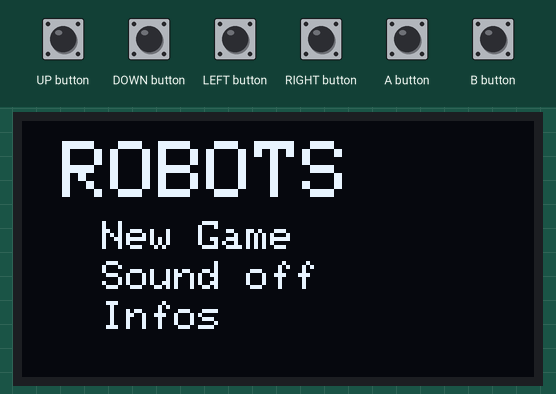
Bench run of a sketch on a simulated Arduboy, built with avr-gcc and run on an emulated ATmega32U4. Parts: 128×64 one-colour display. The test bench sets the inputs (shaded band). Random numbers use the default seed unless the sketch sets one.

Above: at 1.2 s.
1.3 s: A button pressed for 0.15 s
At 1.48 s:
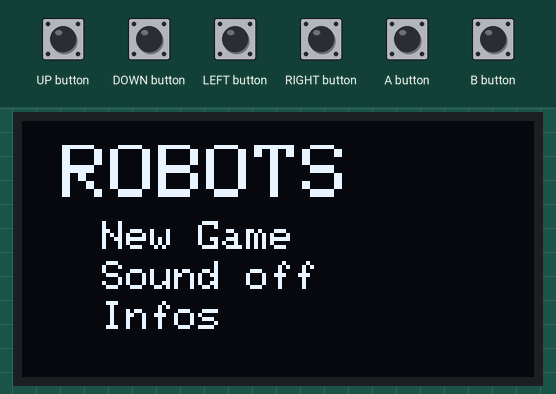
2.0 s: UP button pressed for 1 s
At 3.16 s:
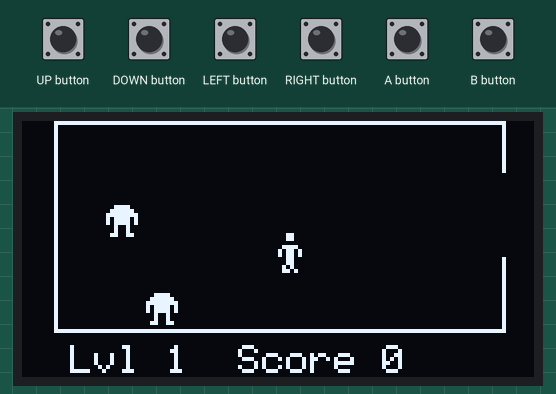
3.6 s: DOWN button pressed for 0.15 s
At 3.76 s:
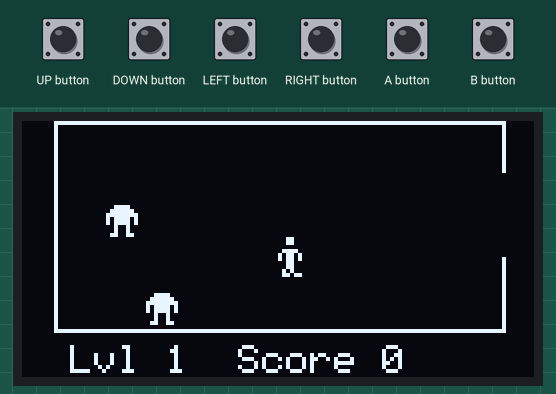
4.3 s: LEFT button pressed for 0.15 s
At 4.66 s:
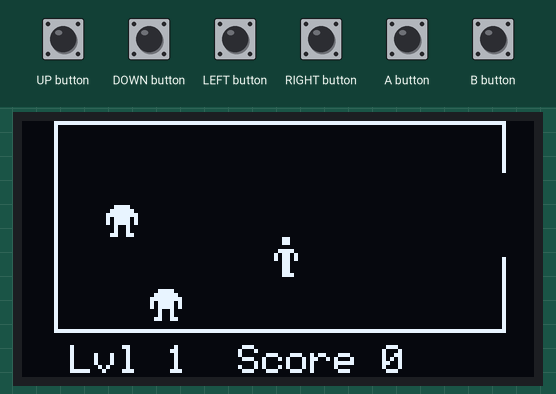
5.0 s: RIGHT button pressed for 0.15 s
At 5.11 s:
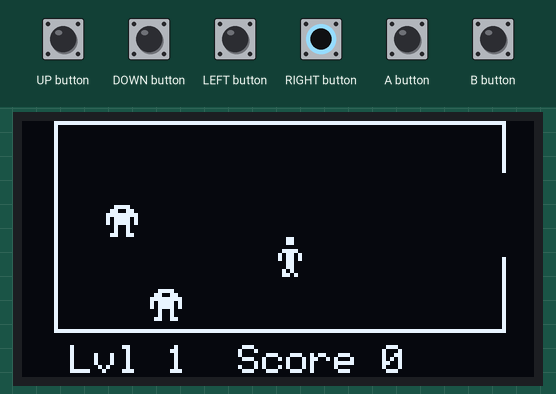
5.7 s: UP button pressed for 0.15 s
At 6.01 s:
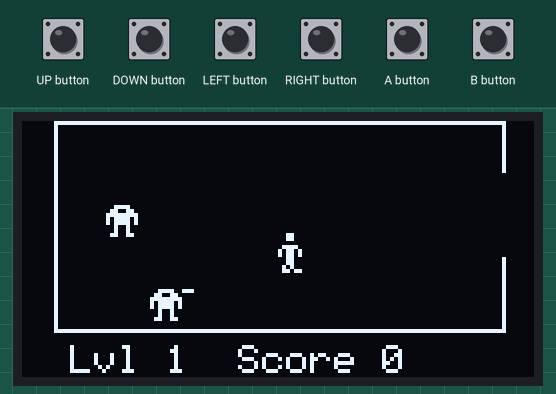
Timing chart, 0 to 7.4 s (numbered marks = the images above; inputs shaded):
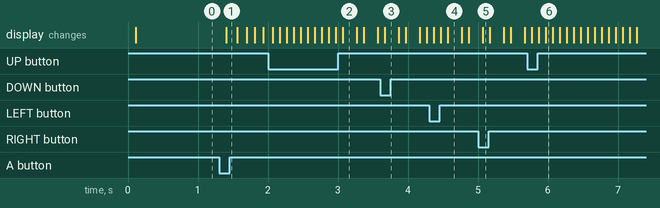

The sketch:

Robots.ino
```cpp
#include "Robots.h"
#include "Game.h"

Game_t game;


void setup()
{
  game.ab.beginNoLogo();
  game.ab.setFrameRate(10);

  game.gameState = GameState_Menu;
  game.settings.menuIdx = 0;
  game.settings.menuTrigger = 0;
  game.settings.sound = false;
  game.settings.level = 1;
  game.settings.score = 0;
  SwitchLevel(&game, 1);
}

void loop()
{
  if (!(game.ab.nextFrame()))
    return;

   // Refresh state
  switch (game.gameState)
  {
    case GameState_SplashScreen:
      Splash(&game);
    break;
    case GameState_Menu:
      ShowMenu(&game);
    break;
    case GameState_Playing:
      GameLoop(&game);
    break;
    break;
    case GameState_Infos:
      ShowInfos(&game);
    break;
   }

  if (game.ab.pressed(A_BUTTON) && game.ab.pressed(B_BUTTON))
    game.gameState = GameState_SplashScreen;
}
```

Collisions.cpp
```cpp
#include "Collisions.h"

#define MAX_COLLISION_ITEMS 32
//#define SHOW_COLLISIONS_BOXES


static CollisionItem items[MAX_COLLISION_ITEMS];
static int itemsCount = 0;

//Cleanup collisions state
void CollisionsClear()
{
  itemsCount = 0;
}


bool CollisionDetect(Box *a, Box *b)
{
  int X = a->x;
  X -= b->x;
  int Y = a->y;
  Y -= b->y;
  int W = a->w;
  W += b->w;
  int H = a->h;
  H += b->h;
  return (abs(X) * 2 < (W)) &&
         (abs(Y) * 2 < (H));
}


//Add collision item
// On collision, returns true
// Colliding item will be notified through collisionCb
bool CollisionsAdd(Game_t * game, byte x, byte y, byte w, byte h, collisionCbPtr cb, void *d)
{
  if (itemsCount + 1 == MAX_COLLISION_ITEMS)
    return false;
#ifdef SHOW_COLLISIONS_BOXES
  game->ab.drawRect(x, y, w, h, 0xFF);
#endif

  items[itemsCount].box.x = x;
  items[itemsCount].box.y = y;
  items[itemsCount].box.w = w;
  items[itemsCount].box.h = h;
  items[itemsCount].cb = cb;
  items[itemsCount].userData = d;
  itemsCount ++;

  for (int i = 0; i < itemsCount - 1; i++)
  {
    //Intersect boxes
    if (CollisionDetect(&items[itemsCount - 1].box, &items[i].box))
    {
      if (items[i].cb)
        items[i].cb(game, items[i].userData);
      if (cb)
        cb(game, d);
      return true;
    }
  }


  return false;
}
```

Collisions.h
```cpp
#ifndef _COLLISIONS_H_
#define _COLLISIONS_H_
#include "Arduboy.h"

#include "Robots.h"

typedef void (*collisionCbPtr)(Game_t *, void *);


typedef struct
{
  byte x;
  byte y;
  byte w;
  byte h;
} Box;

typedef struct
{
  Box box;
  collisionCbPtr cb;
  void * userData;
} CollisionItem;

//Cleanup collisions state
void CollisionsClear();

//Add collision item
// On collision, returns true
// Colliding item will be notified through collisionCb
bool CollisionsAdd(Game_t * game, byte x, byte y, byte w, byte h, collisionCbPtr cb, void *d);


#endif
```

Game.cpp
```cpp
#include "Arduboy.h"
#include "Robots.h"
#include "Game.h"
#include "Collisions.h"
#include "Player.h"
#include "NPC.h"

#define XLEFT 8
#define XRIGHT 120
#define YTOP 0
#define YBOTTOM 52
Segment level1[] = { {{XLEFT, YTOP},  {XRIGHT, YTOP}},   // top wall
                     {{XLEFT, YBOTTOM}, {XRIGHT, YBOTTOM}}, //bottom wall
                     {{XLEFT, YTOP}, {XLEFT, YBOTTOM}}, //left wall
                     {{XRIGHT, YTOP}, {XRIGHT, 12}}, // right wall
                     {{XRIGHT, 34}, {XRIGHT, YBOTTOM}}, // right wall part 2
                     };

Robot  robots1[] = {{{20, 20}, 1},
                    {{30, 44}, 1}};

char tmp[16];


/// Reset level struct to defaults
void SwitchLevel(Game_t * game, byte level)
{
  game->level.currentLevel = level;
  game->level.playerPosition.x = (XRIGHT - XLEFT)/2 + XLEFT; // center X
  game->level.playerPosition.y = YBOTTOM - 15;
  game->level.playerFrame = 0;
  switch (level)
  {
    case 1:
      game->level.map = level1;
      game->level.mapSize = sizeof(level1) / sizeof(Segment);

      game->level.robots = robots1;
      game->level.robotsCount = sizeof(robots1) / sizeof(Robot);
      game->level.robotsMovement = 20;
    break;
    default:
      game->level.map = NULL;
      game->level.mapSize = 0;
      game->level.robotsMovement = 0;
  }
  memset(game->level.bullets, 0x00, sizeof(Bullet) * MAX_BULLETS);
}


void DeadBullet(void *userData)
{
  Bullet * b = (Bullet *) userData;

  b->direction.x = 0;
  b->direction.y = 0;
}

void UpdateBullets(Game_t * game)
{
  for (byte b = 0; b < MAX_BULLETS; b++)
  {
    if (!game->level.bullets[b].direction.x && !game->level.bullets[b].direction.y)
      continue;

    game->level.bullets[b].speedIdx += game->level.bullets[b].speed;

    //Time to update bullet position ?
    if (game->level.bullets[b].speed && (game->level.bullets[b].speedIdx == game->level.bullets[b].speed))
    {
      game->level.bullets[b].position.x += game->level.bullets[b].direction.x;
      game->level.bullets[b].position.y += game->level.bullets[b].direction.y;
      game->level.bullets[b].speedIdx = 0;
    }

    if ((game->level.bullets[b].position.x >= XRIGHT) ||
        (game->level.bullets[b].position.x <= XLEFT) ||
        (game->level.bullets[b].position.y >= YBOTTOM) ||
        (game->level.bullets[b].position.y <= YTOP))
    {
      memset(&game->level.bullets[b], 0x00, sizeof(Bullet));
    }
    else
    {
      game->ab.drawLine(game->level.bullets[b].position.x, game->level.bullets[b].position.y,
                        game->level.bullets[b].position.x + 2*game->level.bullets[b].direction.x, game->level.bullets[b].position.y + 2*game->level.bullets[b].direction.y,
                        1);
    }
    CollisionsAdd(game, game->level.bullets[b].position.x, game->level.bullets[b].position.y, 4, 4, DeadBullet, &game->level.bullets[b]);
  }
}

void PrintBottomLine(Game_t * game)
{
  //Text
  game->ab.setTextSize(1);
  game->ab.setCursor(12, 56);
  sprintf(tmp, "Lvl %d", game->settings.level);
  game->ab.print(tmp);
  game->ab.print("  ");
  sprintf(tmp, "Score %d", game->settings.score);
  game->ab.print(tmp);
}

void PrintLevel(Game_t * game)
{
  //Draw walls
  for (byte l = 0; l < game->level.mapSize; l++)
  {
    int x, y, w, h;
    game->ab.drawLine(game->level.map[l].a.x, game->level.map[l].a.y, game->level.map[l].b.x, game->level.map[l].b.y, 1);

    //Setup collision box for wall
    if (game->level.map[l].a.x == game->level.map[l].b.x)
    {
      //Vertical wall
      x = game->level.map[l].a.x;
      y = min(game->level.map[l].a.y, game->level.map[l].b.y);
      h = abs(game->level.map[l].a.y - game->level.map[l].b.y);
      w = 1;
    }
    else
    {
      //Horizontal wall
      x = min(game->level.map[l].a.x, game->level.map[l].b.x);
      y = game->level.map[l].a.y;
      h = 1;
      w = abs(game->level.map[l].a.x - game->level.map[l].b.x);
    }

    CollisionsAdd(game, x, y, w, h, NULL, NULL);
  }
}

// Refresh level
void GameLoop(Game_t * game)
{
  CollisionsClear();
  game->ab.clear();

  bool playerMoved = UpdatePlayer(game);
  UpdateNPCs(game);
  UpdateBullets(game);

  PrintLevel(game);
  PrintBottomLine(game);
  PrintPlayer(game, playerMoved);
  PrintNPCs(game);

  game->ab.display();
}
```

Game.h
```cpp
#ifndef _GAME_H_
#define _GAME_H_
#include "Robots.h"

void SwitchLevel(Game_t * game, byte level);
void GameLoop(Game_t * game);


#endif
```

Menus.cpp
```cpp
#include "Arduboy.h"
#include "Robots.h"
#include "Utils.h"
#include "Sound.h"

void ShowInfos(Game_t * game)
{
  game->ab.clear();

  game->ab.setTextSize(2);
  game->ab.setCursor(30, 16);
  game->ab.print("ROBOTS");

  game->ab.setTextSize(1);
  game->ab.setCursor(12, 32);
  game->ab.print("Developped by Noth");
  game->ab.display();

  if (millis() - game->settings.menuTrigger > MENU_TRIGGER_DELAY)
  {
    if (game->ab.pressed(A_BUTTON) || game->ab.pressed(B_BUTTON))
    {
      game->gameState = GameState_Menu;
      game->settings.menuTrigger = millis();
      VerticalTransition(game);
    }
  }
}

void ShowMenu(Game_t * game)
{
  int y;
  game->ab.clear();
  game->ab.setCursor(10, 5);
  game->ab.setTextSize(2);
  game->ab.print("ROBOTS");
  game->ab.setTextSize(1);

  y = 15;


  //New game
  y += 10;
  game->ab.setCursor(20, y);
  game->ab.print("New Game");
  if (game->settings.menuIdx == 0)
    game->ab.fillRect(14, y+2, 4, 4, 0xCC);


  // Sound
  y += 10;
  game->ab.setCursor(20, y);
  if (game->settings.sound)
  {
    game->ab.print("Sound on");
    StartMusic(game);
  }
  else
  {
    game->ab.print("Sound off");
    StopMusic(game);
  }
  if (game->settings.menuIdx == 1)
    game->ab.fillRect(14, y+2, 4, 4, 0xCC);

  //Infos
  y += 10;
  game->ab.setCursor(20, y);
  game->ab.print("Infos");
  if (game->settings.menuIdx == 2)
    game->ab.fillRect(14, y+2, 4, 4, 0xCC);

  // Handle keys
  if (millis() - game->settings.menuTrigger > MENU_TRIGGER_DELAY)
  {
    if (game->ab.pressed(UP_BUTTON) && (game->settings.menuIdx != 0))
    {
      game->settings.menuIdx--;
      game->settings.menuTrigger = millis();
    }
    if (game->ab.pressed(DOWN_BUTTON) && (game->settings.menuIdx != 2))
    {
      game->settings.menuIdx++;
      game->settings.menuTrigger = millis();
    }
    if (game->ab.pressed(A_BUTTON))
    {
      switch (game->settings.menuIdx)
      {
        case 0:
          game->gameState = GameState_Playing;
          VerticalTransition(game);
        break;
        case 1:
          game->settings.sound = !game->settings.sound;
         break;
        case 2:
          game->gameState = GameState_Infos;
          VerticalTransition(game);
        break;
      }
      game->settings.menuTrigger = millis();
    }
  }
/*
  game->ab.clear();
  game->ab.drawSlowXYBitmap(50, 50, arrow, 5, 5, 1);
  game->ab.drawBitmap(8, 8, arrow2, 5, 5, 1);
*/
  game->ab.display();
}

void Splash(Game_t * game)
{
  for(int i = -60; i < 140; i = i + 2)
  {
    game->ab.clear();
    game->ab.setCursor(i, 20);
    game->ab.setTextSize(2);
    game->ab.print("ROBOTS");
    game->ab.display();
    delay(50);
  }
  delay(200);
  game->ab.clear();
  game->ab.display();
  game->gameState = GameState_Menu;
}


void VerticalTransition(Game_t * game)
{
  for (int i = 0; i < 64; i+=2)
  {
    game->ab.fillRect(0, 0, 128, i, 0x00);
    delay(20);
    game->ab.display();
  }
}
```

NPC.cpp
```cpp
#include "NPC.h"
#include "Collisions.h"
#include "Sound.h"

PROGMEM unsigned const char robot1BMP[] = { // 8 x 8
  0b00111100,
  0b01100110,
  0b11111111,
  0b10111101,
  0b10111101,
  0b00100100,
  0b00100100,
  0b01100110
};

PROGMEM unsigned const char robot2BMP[] = { // 8 x 8
  0b00111100,
  0b01110110,
  0b11111111,
  0b10111101,
  0b10111101,
  0b00100100,
  0b00100100,
  0b01100110
};

PROGMEM unsigned const char robot3BMP[] = { // 8 x 8
  0b00111100,
  0b01111110,
  0b11111111,
  0b10111101,
  0b10111101,
  0b00100100,
  0b00100100,
  0b01100110
};


void RobotDead(Game_t * game, void * userData)
{
  Robot * r = (Robot *) userData;
  r->state = 0;
  game->settings.score += 10;
  PlayExplosion(game);

  for (byte r = 0; r < game->level.robotsCount; r++)
  {
    if (game->level.robots[r].state != 0)
      return;
  }

  //All robots dead!
  game->gameState = GameState_Menu;

}


bool SpawnRobotBullet(Bullet * bullets, byte startX, byte startY, byte playerX, byte playerY)
{
  if (rand()%50 != 0)
    return false;

  for (int b = 0; b < MAX_BULLETS; b++)
  {
    //free firing slot
    if (!bullets[b].direction.x && !bullets[b].direction.y)
    {
      bullets[b].position.x = startX;
      bullets[b].position.y = startY;
      bullets[b].direction.x = 0;
      bullets[b].direction.y = 0;

      char xdist = playerX - startX;
      char ydist = playerY - startY;

      if ((xdist > 0) && (abs(xdist) > abs(2*ydist))) // really on the right side
        bullets[b].direction.x = 1;
      else if ((xdist < 0) && (abs(xdist) > abs(2*ydist))) // really on the left side
        bullets[b].direction.x = -1;
      else if ((ydist > 0) && (abs(ydist) > abs(2*xdist))) // really on the bottom side
        bullets[b].direction.y = 1;
      else if ((ydist < 0) && (abs(ydist) > abs(2*xdist))) // really on the top side
        bullets[b].direction.y = -1;
      else
      {                                                     //diag shots
        if (xdist > 0)
          bullets[b].direction.x = 1;
         else
          bullets[b].direction.x = -1;
         if (ydist > 0)
          bullets[b].direction.y = 1;
         else
          bullets[b].direction.y = -1;
      }

      //Jump first shot iteration (otherwise it would instant collide with shooter)
      bullets[b].position.x += 5*bullets[b].direction.x;
      bullets[b].position.y += 5*bullets[b].direction.y;

      bullets[b].speed = 3;
      bullets[b].speedIdx = 0;
      return true;
    }
  }
  return false;
}


void PrintNPCs(Game_t * game)
{
  for (byte i = 0; i < game->level.robotsCount; i++)
  {
    if (game->level.robots[i].state != 0)
    {
      if (game->level.robots[i].state == 1)
        game->ab.drawSlowXYBitmap(game->level.robots[i].position.x, game->level.robots[i].position.y, robot1BMP, 8, 8, 1);
      else if (game->level.robots[i].state == 1)
        game->ab.drawSlowXYBitmap(game->level.robots[i].position.x, game->level.robots[i].position.y, robot2BMP, 8, 8, 1);
      else
        game->ab.drawSlowXYBitmap(game->level.robots[i].position.x, game->level.robots[i].position.y, robot3BMP, 8, 8, 1);
      game->level.robots[i].state ++;
      game->level.robots[i].state = game->level.robots[i].state%3 + 1;
    }
  }
}
void UpdateNPCs(Game_t * game)
{
  // Move robots
  for (byte r = 0; r < game->level.robotsCount; r++)
  {
    //Ignore dead robots
    if (game->level.robots[r].state == 0)
      continue;

    //Move robot
    if (rand()%game->level.robotsMovement == 0)
    {
      if (game->level.robots[r].position.x < game->level.playerPosition.x)
        game->level.robots[r].position.x++;
      else
        game->level.robots[r].position.x--;

      if (game->level.robots[r].position.y < game->level.playerPosition.y)
        game->level.robots[r].position.y++;
      else
        game->level.robots[r].position.y--;
    }

    //Detect collisions
    if (CollisionsAdd(game, game->level.robots[r].position.x, game->level.robots[r].position.y, 8, 8, RobotDead, (void *)&game->level.robots[r]))
    {
      continue;
    }

    //Eventually shoot
    if (SpawnRobotBullet(game->level.bullets, game->level.robots[r].position.x, game->level.robots[r].position.y, game->level.playerPosition.x, game->level.playerPosition.y))
      PlayFire(game);
  }

}
```

NPC.h
```cpp
#include "Game.h"

void UpdateNPCs(Game_t * game);

void PrintNPCs(Game_t * game);
```

Player.cpp
```cpp
#include "Player.h"
#include "Collisions.h"
#include "Sound.h"

#define PLAYER_TRIGGER_DELAY 10


PROGMEM unsigned const  char player1BMP[] = { // 6 x 10
                   0b00110000,
                   0b00110000,
                   0b00000000,
                   0b01111000,
                   0b10110100,
                   0b10110100,
                   0b00110000,
                   0b00110000,
                   0b00110000,
                   0b00111000
                   };
PROGMEM unsigned const  char player2BMP[] = { // 6 x 10
                   0b00110000,
                   0b00110000,
                   0b00000000,
                   0b01111000,
                   0b10110100,
                   0b10110100,
                   0b00110000,
                   0b00110000,
                   0b01010000,
                   0b01101000
                   };
PROGMEM unsigned const  char player3BMP[] = { // 6 x 10
                   0b00110000,
                   0b00110000,
                   0b00000000,
                   0b01111000,
                   0b10110100,
                   0b10110100,
                   0b00110000,
                   0b00110000,
                   0b01010000,
                   0b01101100
                   };


// Print player character bitmap
void PrintPlayer(Game_t * game, bool moved)
{
  if (moved)
  {
    game->level.playerFrame ++;
    game->level.playerFrame = game->level.playerFrame%3;
  }

  if (game->level.playerFrame == 0)
    game->ab.drawSlowXYBitmap(game->level.playerPosition.x, game->level.playerPosition.y, player1BMP, 6, 10, 1);
  else if (game->level.playerFrame == 1)
    game->ab.drawSlowXYBitmap(game->level.playerPosition.x, game->level.playerPosition.y, player2BMP, 6, 10, 1);
  else
    game->ab.drawSlowXYBitmap(game->level.playerPosition.x, game->level.playerPosition.y, player3BMP, 6, 10, 1);
}

bool UpdatePlayer(Game_t * game)
{
  bool moved = false;

  // Player movement
  if (millis() - game->settings.menuTrigger <= PLAYER_TRIGGER_DELAY) return;

  if (game->ab.pressed(UP_BUTTON))
  {
    game->level.playerPosition.y--;
    moved = true;
  }
  if (game->ab.pressed(DOWN_BUTTON))
  {
    game->level.playerPosition.y++;
    moved = true;
  }
  if (game->ab.pressed(LEFT_BUTTON))
  {
    game->level.playerPosition.x--;
    moved = true;
  }
  if (game->ab.pressed(RIGHT_BUTTON))
  {
    game->level.playerPosition.x++;
    moved = true;
  }
  if (moved)
    game->settings.menuTrigger = millis();

  CollisionsAdd(game, game->level.playerPosition.x, game->level.playerPosition.y, 6, 10, PlayerDead, NULL);
  return moved;
}


void PlayerDead(Game_t * game, void * userData)
{
  SwitchLevel(game, 1);
  PlayExplosion(game);
}
```

Player.h
```cpp
#include "Game.h"

void PlayerDead(Game_t * game, void * userData);

void PrintPlayer(Game_t * game, bool moved);

bool UpdatePlayer(Game_t * game);
```

Robots.h
```cpp
#ifndef ROBOTS_H_
#define ROBOTS_H_
#include "Arduboy.h"

#define MENU_TRIGGER_DELAY 200
#define MAX_BULLETS 8

typedef struct
{
  byte x;
  byte y;
} Point;

typedef struct
{
  char x;
  char y;
} Direction;

typedef struct
{
  Point a;
  Point b;
} Segment;

typedef enum
{
  GameState_SplashScreen,
  GameState_Menu,
  GameState_Infos,
  GameState_Playing
} GameState;

typedef struct
{
  int menuIdx;
  unsigned long menuTrigger;
  bool sound;

  byte level;
  int  score;
} Settings;

typedef struct
{
  Point position;
  byte state; // 0: dead, 1-3 frames
} Robot;


typedef struct
{
  Point position;
  Direction direction;
  byte speedIdx; //current iteration
  byte speed; //update position evey speed iterations
} Bullet;

typedef struct
{
  byte currentLevel;
  Point playerPosition;
  byte playerFrame;

  Segment * map;
  byte mapSize;

  Robot * robots;
  byte robotsCount;
  byte robotsMovement; // rand()%robotMovement rate
  Bullet bullets[MAX_BULLETS];
} Level;

typedef struct
{
  Arduboy       ab;
  Settings      settings;
  GameState     gameState;
  Level         level;
} Game_t;


void Splash(Game_t * game);
void ShowMenu(Game_t * game);
void ShowInfos(Game_t * game);
void VerticalTransition(Game_t * game);


#endif
```

Source omitted: Sound.cpp (data table, 29094 bytes), Sound.h (193 bytes), Utils.cpp (data table, 4409 bytes), Utils.h (134 bytes)

Measured:
- after the input at 1.3 s, the display: changes after 0.10 s (image 1)
